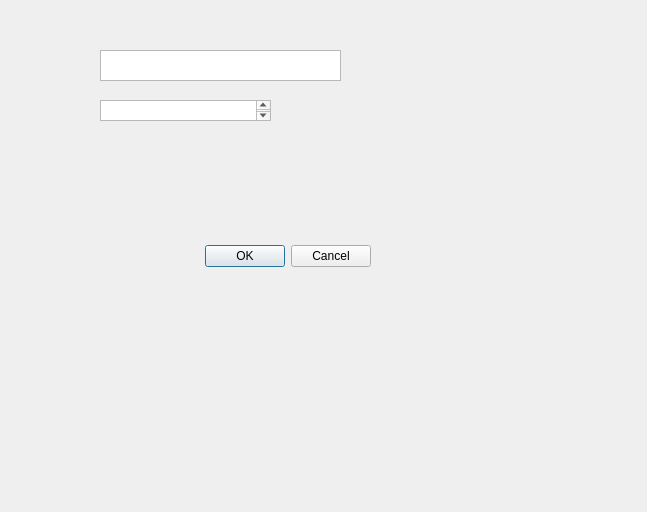
<?xml version="1.0" encoding="UTF-8"?>
<ui version="4.0">
 <class>Dialog</class>
 <widget class="QDialog" name="Dialog">
  <property name="geometry">
   <rect>
    <x>0</x>
    <y>0</y>
    <width>647</width>
    <height>512</height>
   </rect>
  </property>
  <property name="windowTitle">
   <string>Dialog</string>
  </property>
  <widget class="QDialogButtonBox" name="buttonBox">
   <property name="geometry">
    <rect>
     <x>30</x>
     <y>240</y>
     <width>341</width>
     <height>32</height>
    </rect>
   </property>
   <property name="orientation">
    <enum>Qt::Horizontal</enum>
   </property>
   <property name="standardButtons">
    <set>QDialogButtonBox::Cancel|QDialogButtonBox::Ok</set>
   </property>
  </widget>
  <widget class="QTextEdit" name="textEdit">
   <property name="geometry">
    <rect>
     <x>100</x>
     <y>50</y>
     <width>241</width>
     <height>31</height>
    </rect>
   </property>
  </widget>
  <widget class="QPlainTextEdit" name="plainTextEdit">
   <property name="geometry">
    <rect>
     <x>100</x>
     <y>100</y>
     <width>171</width>
     <height>21</height>
    </rect>
   </property>
  </widget>
 </widget>
 <resources/>
 <connections>
  <connection>
   <sender>buttonBox</sender>
   <signal>accepted()</signal>
   <receiver>Dialog</receiver>
   <slot>accept()</slot>
   <hints>
    <hint type="sourcelabel">
     <x>248</x>
     <y>254</y>
    </hint>
    <hint type="destinationlabel">
     <x>157</x>
     <y>274</y>
    </hint>
   </hints>
  </connection>
  <connection>
   <sender>buttonBox</sender>
   <signal>rejected()</signal>
   <receiver>Dialog</receiver>
   <slot>reject()</slot>
   <hints>
    <hint type="sourcelabel">
     <x>316</x>
     <y>260</y>
    </hint>
    <hint type="destinationlabel">
     <x>286</x>
     <y>274</y>
    </hint>
   </hints>
  </connection>
 </connections>
</ui>
